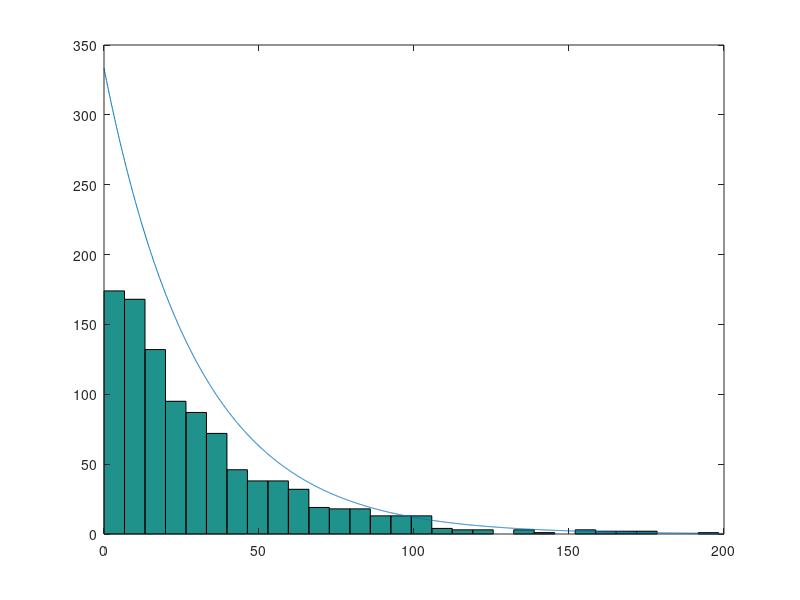

This figure's MATLAB source:
repeat = 1000;

pass_time = zeros(1,repeat);

% Get random passing times
pass_time = -30 * log(rand(1,repeat));

% Show a historgram
hist(pass_time, 30);
% Plot function
hold;
x = 0:0.1:200;
plot(x, 10000*(1/30) * exp(-(1/30)*x));